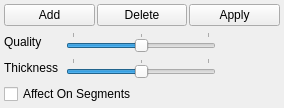
             <widget class="QWidget" name="contolShahveTab">
              <property name="autoFillBackground">
               <bool>true</bool>
              </property>
              <attribute name="title">
               <string>Shave</string>
              </attribute>
              <layout class="QVBoxLayout" name="verticalLayout_3">
               <property name="spacing">
                <number>2</number>
               </property>
               <property name="margin">
                <number>2</number>
               </property>
               <item>
                <widget class="QWidget" name="horizontalWidget" native="true">
                 <property name="layoutDirection">
                  <enum>Qt::LeftToRight</enum>
                 </property>
                 <property name="autoFillBackground">
                  <bool>false</bool>
                 </property>
                 <layout class="QHBoxLayout" name="horizontalLayout_12">
                  <property name="spacing">
                   <number>2</number>
                  </property>
                  <property name="margin">
                   <number>2</number>
                  </property>
                  <item>
                   <widget class="QPushButton" name="CreateShaveControl">
                    <property name="sizePolicy">
                     <sizepolicy hsizetype="Preferred" vsizetype="Fixed">
                      <horstretch>0</horstretch>
                      <verstretch>0</verstretch>
                     </sizepolicy>
                    </property>
                    <property name="minimumSize">
                     <size>
                      <width>80</width>
                      <height>0</height>
                     </size>
                    </property>
                    <property name="text">
                     <string>Add</string>
                    </property>
                    <property name="-command" stdset="0">
                     <string>addCRCloc</string>
                    </property>
                   </widget>
                  </item>
                  <item>
                   <widget class="QPushButton" name="removeShaveControl">
                    <property name="sizePolicy">
                     <sizepolicy hsizetype="Preferred" vsizetype="Fixed">
                      <horstretch>0</horstretch>
                      <verstretch>0</verstretch>
                     </sizepolicy>
                    </property>
                    <property name="minimumSize">
                     <size>
                      <width>80</width>
                      <height>0</height>
                     </size>
                    </property>
                    <property name="text">
                     <string>Delete</string>
                    </property>
                    <property name="-command" stdset="0">
                     <string>&quot;removeCRCloc 1&quot;</string>
                    </property>
                   </widget>
                  </item>
                  <item>
                   <widget class="QPushButton" name="aplyShaveControl">
                    <property name="sizePolicy">
                     <sizepolicy hsizetype="Preferred" vsizetype="Fixed">
                      <horstretch>0</horstretch>
                      <verstretch>0</verstretch>
                     </sizepolicy>
                    </property>
                    <property name="minimumSize">
                     <size>
                      <width>80</width>
                      <height>0</height>
                     </size>
                    </property>
                    <property name="text">
                     <string>Apply</string>
                    </property>
                    <property name="-command" stdset="0">
                     <string>&quot;removeCRCloc 0&quot;</string>
                    </property>
                   </widget>
                  </item>
                 </layout>
                </widget>
               </item>
               <item>
                <widget class="QWidget" name="Layout_Qw" native="true">
                 <layout class="QHBoxLayout" name="Layout_Q">
                  <property name="spacing">
                   <number>2</number>
                  </property>
                  <property name="margin">
                   <number>2</number>
                  </property>
                  <item>
                   <widget class="QLabel" name="label_2">
                    <property name="sizePolicy">
                     <sizepolicy hsizetype="Fixed" vsizetype="Fixed">
                      <horstretch>0</horstretch>
                      <verstretch>0</verstretch>
                     </sizepolicy>
                    </property>
                    <property name="minimumSize">
                     <size>
                      <width>60</width>
                      <height>0</height>
                     </size>
                    </property>
                    <property name="text">
                     <string>Quality</string>
                    </property>
                   </widget>
                  </item>
                  <item>
                   <widget class="QSlider" name="ShaveQuality">
                    <property name="sizePolicy">
                     <sizepolicy hsizetype="Expanding" vsizetype="Fixed">
                      <horstretch>0</horstretch>
                      <verstretch>0</verstretch>
                     </sizepolicy>
                    </property>
                    <property name="minimumSize">
                     <size>
                      <width>150</width>
                      <height>20</height>
                     </size>
                    </property>
                    <property name="maximumSize">
                     <size>
                      <width>16777215</width>
                      <height>20</height>
                     </size>
                    </property>
                    <property name="minimum">
                     <number>-10</number>
                    </property>
                    <property name="maximum">
                     <number>10</number>
                    </property>
                    <property name="value">
                     <number>0</number>
                    </property>
                    <property name="orientation">
                     <enum>Qt::Horizontal</enum>
                    </property>
                    <property name="tickPosition">
                     <enum>QSlider::TicksAbove</enum>
                    </property>
                    <property name="tickInterval">
                     <number>10</number>
                    </property>
                    <property name="-cc" stdset="0">
                     <string>&quot;setCRCAttr ShaveQuality set&quot;</string>
                    </property>
                    <property name="-dc" stdset="0">
                     <string>&quot;setCRCAttr ShaveQuality set&quot;</string>
                    </property>
                   </widget>
                  </item>
                  <item>
                   <widget class="QWidget" name="shaveQInt_lay_W" native="true">
                    <property name="sizePolicy">
                     <sizepolicy hsizetype="Fixed" vsizetype="Preferred">
                      <horstretch>0</horstretch>
                      <verstretch>0</verstretch>
                     </sizepolicy>
                    </property>
                    <property name="minimumSize">
                     <size>
                      <width>62</width>
                      <height>0</height>
                     </size>
                    </property>
                    <property name="maximumSize">
                     <size>
                      <width>62</width>
                      <height>16777215</height>
                     </size>
                    </property>
                    <layout class="QHBoxLayout" name="shaveQInt_lay">
                     <property name="spacing">
                      <number>0</number>
                     </property>
                     <property name="margin">
                      <number>0</number>
                     </property>
                    </layout>
                   </widget>
                  </item>
                 </layout>
                </widget>
               </item>
               <item>
                <widget class="QWidget" name="Layout_Tw" native="true">
                 <layout class="QHBoxLayout" name="Layout_T">
                  <property name="spacing">
                   <number>2</number>
                  </property>
                  <property name="margin">
                   <number>2</number>
                  </property>
                  <item>
                   <widget class="QLabel" name="label_3">
                    <property name="sizePolicy">
                     <sizepolicy hsizetype="Fixed" vsizetype="Fixed">
                      <horstretch>0</horstretch>
                      <verstretch>0</verstretch>
                     </sizepolicy>
                    </property>
                    <property name="minimumSize">
                     <size>
                      <width>60</width>
                      <height>0</height>
                     </size>
                    </property>
                    <property name="text">
                     <string>Thickness</string>
                    </property>
                   </widget>
                  </item>
                  <item>
                   <widget class="QSlider" name="Thickness">
                    <property name="sizePolicy">
                     <sizepolicy hsizetype="Expanding" vsizetype="Fixed">
                      <horstretch>0</horstretch>
                      <verstretch>0</verstretch>
                     </sizepolicy>
                    </property>
                    <property name="minimumSize">
                     <size>
                      <width>150</width>
                      <height>20</height>
                     </size>
                    </property>
                    <property name="maximumSize">
                     <size>
                      <width>16777215</width>
                      <height>20</height>
                     </size>
                    </property>
                    <property name="minimum">
                     <number>-10</number>
                    </property>
                    <property name="maximum">
                     <number>10</number>
                    </property>
                    <property name="value">
                     <number>0</number>
                    </property>
                    <property name="sliderPosition">
                     <number>0</number>
                    </property>
                    <property name="orientation">
                     <enum>Qt::Horizontal</enum>
                    </property>
                    <property name="invertedAppearance">
                     <bool>false</bool>
                    </property>
                    <property name="invertedControls">
                     <bool>false</bool>
                    </property>
                    <property name="tickPosition">
                     <enum>QSlider::TicksAbove</enum>
                    </property>
                    <property name="tickInterval">
                     <number>10</number>
                    </property>
                    <property name="-cc" stdset="0">
                     <string>&quot;setCRCAttr Thickness set&quot;</string>
                    </property>
                    <property name="-dc" stdset="0">
                     <string>&quot;setCRCAttr Thickness set&quot;</string>
                    </property>
                   </widget>
                  </item>
                  <item>
                   <widget class="QWidget" name="shaveTInt_lay_W" native="true">
                    <property name="minimumSize">
                     <size>
                      <width>62</width>
                      <height>0</height>
                     </size>
                    </property>
                    <property name="maximumSize">
                     <size>
                      <width>62</width>
                      <height>16777215</height>
                     </size>
                    </property>
                    <layout class="QHBoxLayout" name="shaveTInt_lay">
                     <property name="spacing">
                      <number>0</number>
                     </property>
                     <property name="margin">
                      <number>0</number>
                     </property>
                    </layout>
                   </widget>
                  </item>
                 </layout>
                </widget>
               </item>
               <item>
                <widget class="QWidget" name="widget" native="true">
                 <layout class="QHBoxLayout" name="horizontalLayout_6">
                  <property name="spacing">
                   <number>2</number>
                  </property>
                  <property name="margin">
                   <number>2</number>
                  </property>
                  <item>
                   <widget class="QCheckBox" name="affectSegmet">
                    <property name="text">
                     <string>Affect On Segments</string>
                    </property>
                    <property name="checked">
                     <bool>false</bool>
                    </property>
                    <property name="-cc" stdset="0">
                     <string>affectCRCSegmet</string>
                    </property>
                   </widget>
                  </item>
                 </layout>
                </widget>
               </item>
              </layout>
             </widget>
